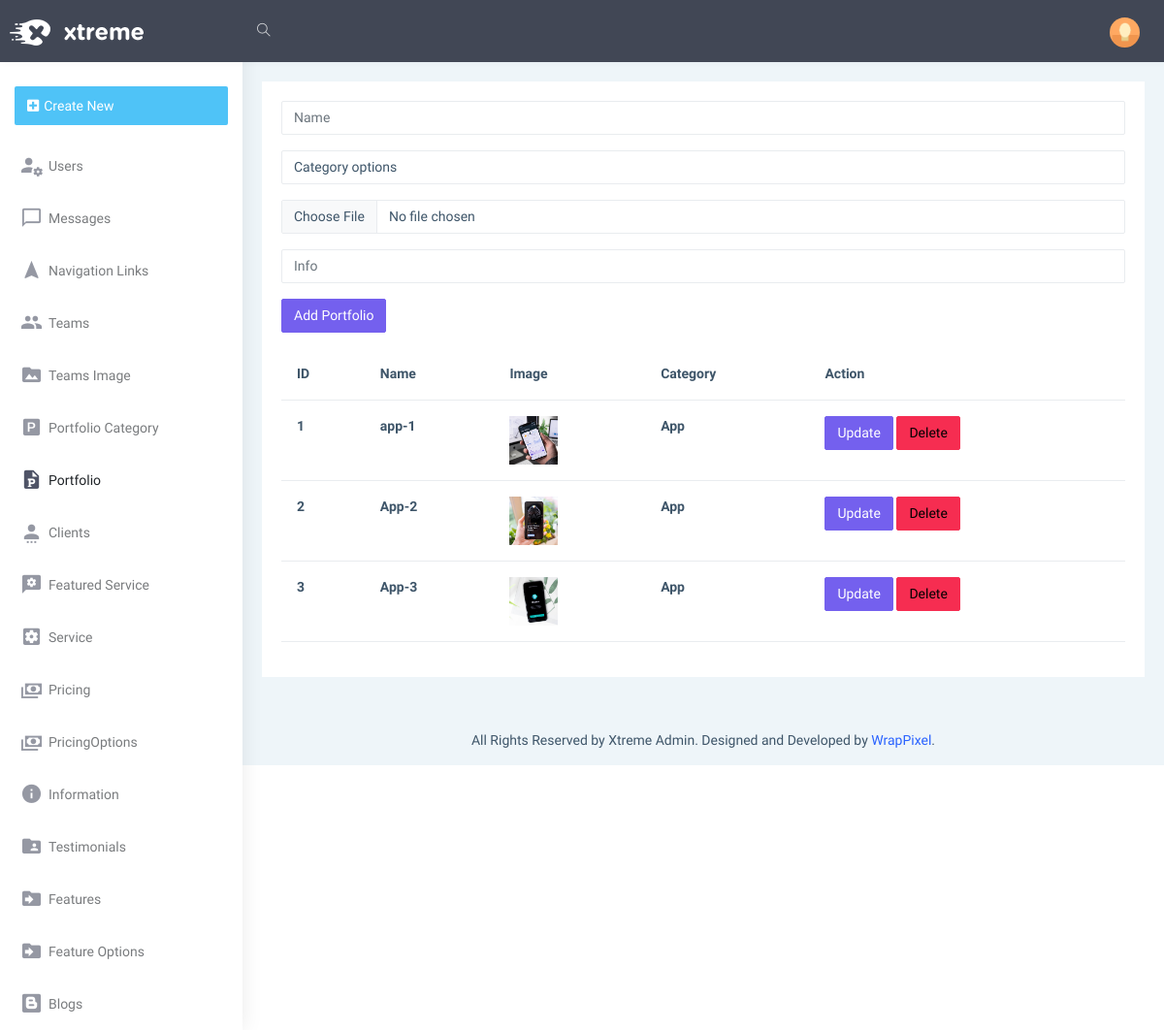
Page /admin/portfolio on the committed database.
### models.py (models this page shows)
class Portfolio(db.Model):
    Id=db.Column(db.Integer,primary_key=True,autoincrement=True)
    name=db.Column(db.String(25))
    Category_id=db.Column(db.Integer, db.ForeignKey('portfolio_category.Id'))
    img=db.Column(db.String(50))
    info=db.Column(db.String(100))

class PortfolioCategory(db.Model):
    Id=db.Column(db.Integer,primary_key=True,autoincrement=True)
    name=db.Column(db.String(50))
    portfolios=db.relationship('Portfolio', backref='portfolio_category', lazy=True)

### admin/routes/portfolio.py (the view)
@admin_bp.route('/portfolio', methods=['GET','POST'])
def portfolio():
    from models import PortfolioCategory
    categoies=PortfolioCategory.query.all()
    portfolios=Portfolio.query.all()
    portfolioform=PortfolioForm()
    return render_template('admin/portfolio/portfolio.html',portfolioform=portfolioform,categoies=categoies,portfolios=portfolios,PortfolioCategory=PortfolioCategory)

### admin/forms.py
class PortfolioForm(FlaskForm):
    name=StringField('name')
    category_id=IntegerField('category_id')
    img=FileField('img')
    info=StringField('info')
    submit=SubmitField('Add Portfolio')

### admin/templates/admin/portfolio/portfolio.html (shortened to what this page needs)
{% extends 'admin/layout.html' %}
{% block body %}
<form action="/admin/portfolio/add" method="POST" enctype="multipart/form-data">
    <div class="mb-3">
      {{portfolioform.name(class="form-control", id="exampleFormControlInput1", placeholder="Name")}}
    </div>
    <select name="Category" class="form-control">
      <option value="Category options">Category options</option>
    </select>
    <div class="mb-3">
      {{portfolioform.img(class="form-control my-3", id="exampleFormControlInput1", placeholder="Image")}}
    </div>
    <div class="mb-3">
      {{portfolioform.info(class="form-control", id="exampleFormControlInput1", placeholder="Info")}}
    </div>
    <div class="mb-3">
      {{portfolioform.submit(class="btn btn-primary", id="exampleFormControlInput1", placeholder="Add Portfolio")}}
    </div>
<table class="table">
  <thead>
    <tr>
      <th scope="col">ID</th>
      <th scope="col">Name</th>
      <th scope="col">Image</th>
      <th scope="col">Category</th>
      <th scope="col">Action</th>
    </tr>
  </thead>
  <tbody>
    {% for portfolio in portfolios %}
      <tr>
        <th>{{portfolio.Id}}</th>
        <th>{{portfolio.name}}</th>
        <th>
          <img src="/static/uploads/{{portfolio.img}}" style="width: 50px; height: 50px; object-fit:cover;">
        </th>
        <th>{{PortfolioCategory.query.filter_by(Id=portfolio.Category_id).first().name}}</th>
        <th>
          <a href="/admin/portfolio/edit/{{portfolio.Id}}" class="btn btn-primary">Update</a>
          <a href="/admin/portfolio/delete/{{portfolio.Id}}" class="btn btn-danger">Delete</a>
        </th>
      </tr>
    {% endfor %}
  </tbody>
</table>
{% endblock %}}

### rows in the picture
Portfolio: Id "1", name "app-1", img (picture)
PortfolioCategory: query.filter_by "App"
Portfolio: Id "2", name "App-2", img (picture)
Portfolio: Id "3", name "App-3", img (picture)
